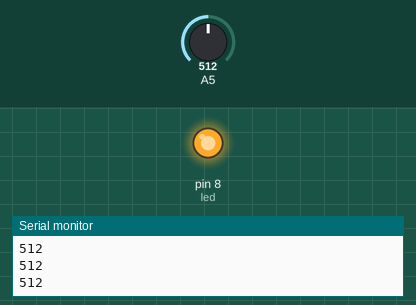
Recording of a sketch running on a simulated Arduino Uno, built with avr-gcc and run on an emulated ATmega328P. Shown: output pins drawn as LEDs (lit = HIGH), the last lines printed to the serial monitor. Inputs (shaded band) come from the test bench; at power-on: A5 = 512.

Above: at 1.2 s.
1.3 s: A5 set to 108
2.8 s: A5 set to 96
At 4.0 s:
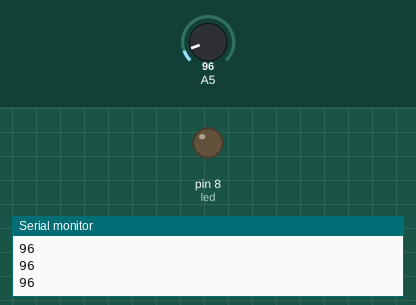
4.3 s: A5 set to 122
At 5.3 s:
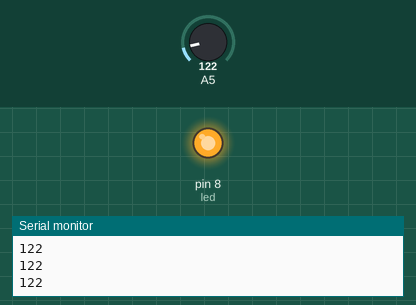
5.8 s: A5 set to 90
At 6.5 s:
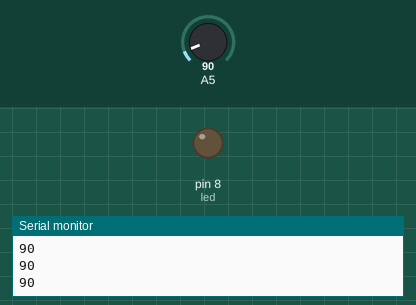
Timing chart, 0 to 8.3 s (numbered marks = the images above; inputs shaded):
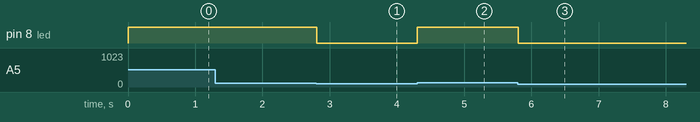

Measured:
- the behaviour switches between 101 and 100 on A5 (found by bisection; images 0 and 1)
- after the input at 2.8 s, pin 8 (led): HIGH → LOW at once
- after the input at 4.3 s, pin 8 (led): LOW → HIGH at once
- after the input at 5.8 s, pin 8 (led): HIGH → LOW at once

The sketch:

ex8.ino
```cpp
int led = 8;

void setup() {
  // put your setup code here, to run once:
  pinMode(8, OUTPUT);
  Serial.begin(9600);
}

void loop() {
  // put your main code here, to run repeatedly:
  while (1) {
    int i = analogRead(5);
    Serial.println(i);
    if (i > 100) {
      digitalWrite(led, HIGH);
    }
    else {
      digitalWrite(led, LOW);
    }
  }
}
```
